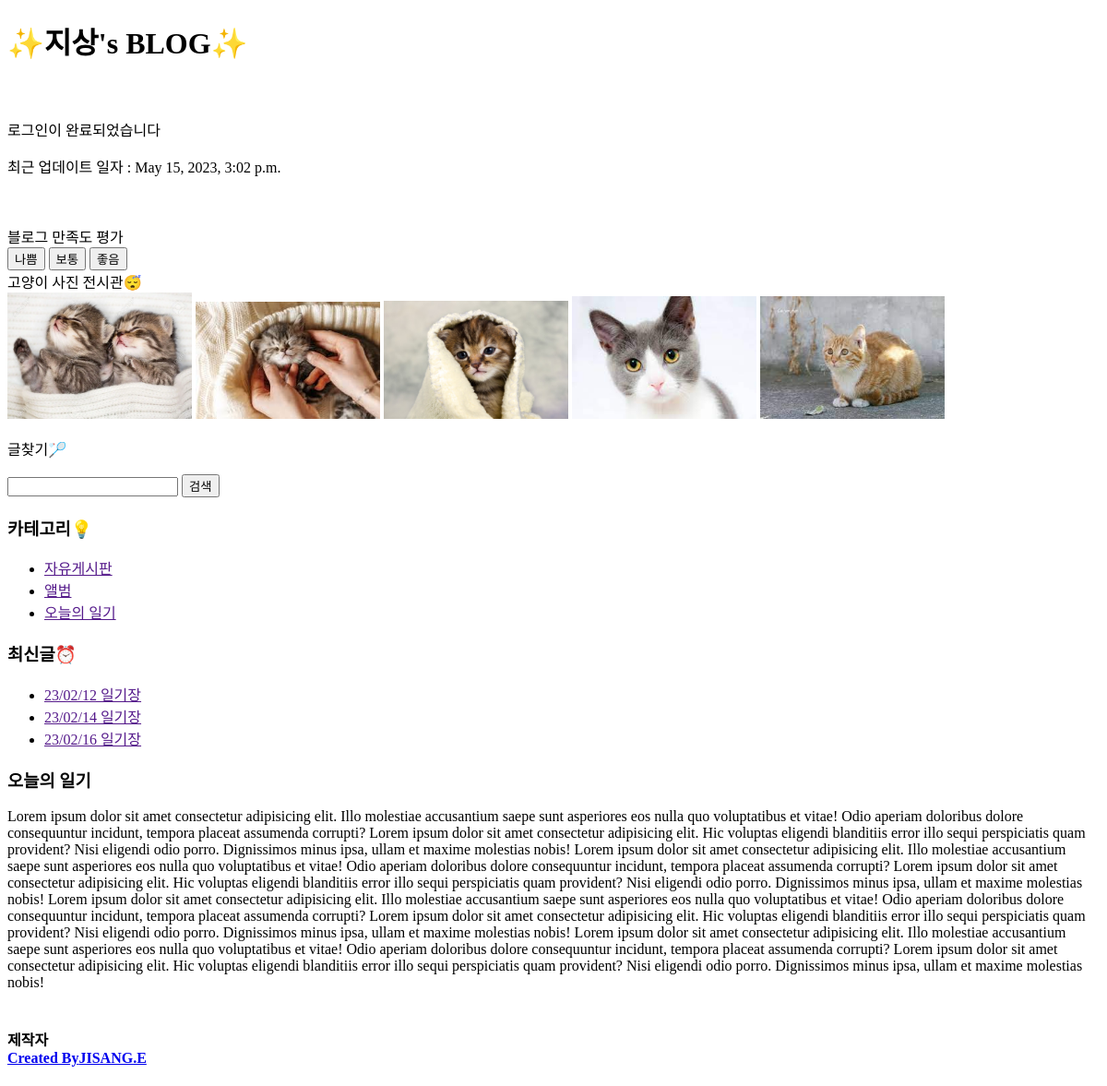
The app's page /detail/2, older data.
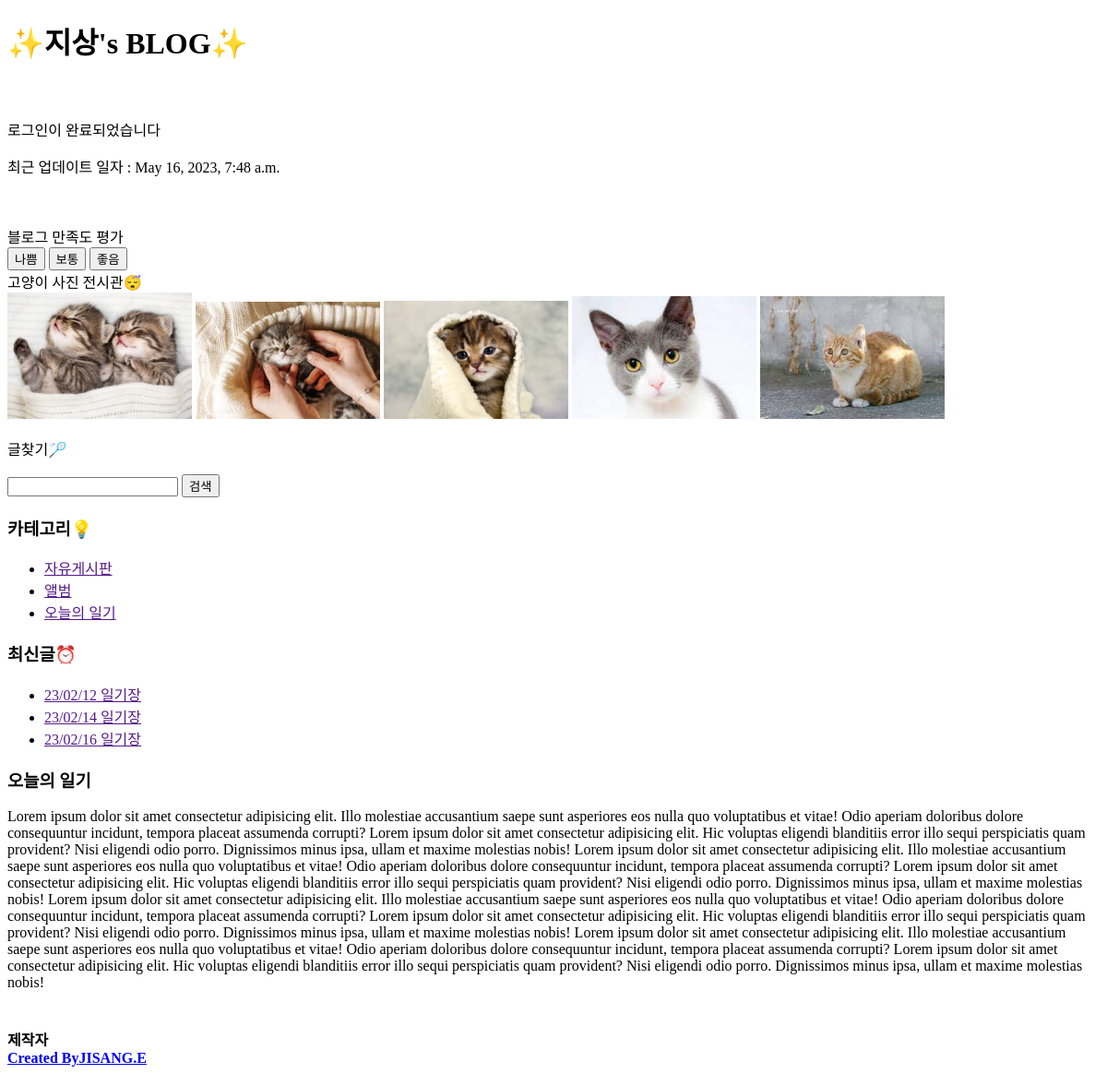
The same page, newer data.
### blog/models.py (models this page shows, shortened)
class Post(models.Model):
    title = models.CharField(max_length=50)
    pub_date = models.DateTimeField()
    body = models.TextField()

### blog/views.py (the view)
# urls.py: path('detail/<int:post_id>', views.detail, name="detail")
def detail(request, post_id):
    post_detail = get_object_or_404(Post, pk = post_id)
    return render(request, "detail.html", {"post_detail":post_detail})

### blog/templates/detail.html (shortened to what this page needs)
{% extends 'nav.html' %}
{% load static %}
{% block content %}
  <p>{{ post_detail.body }}</p>
  <p>최근 업데이트 일자 : {{ post_detail.pub_date }}</p>
  <br><br>
  <div class="fixed-wrapper">
    <div class="fixed-parent">
      <div class="fixed">
        <div class="text-center">블로그 만족도 평가</div>
        <button>나쁨</button>
        <button>보통</button>
        <button>좋음</button>
      </div>
    </div>
  </div>
  <div class="sleep">고양이 사진 전시관😴 <br /></div>
  <div class="cat_img">
    <img src="./아기고양이.webp" alt="아기고양이" width="200px" />
    <img src="./고양이.jfif" alt="고양이" width="200px" />
    <img src="./고양이2.jpg" alt="고양이2" width="200px" />
    <img src="./고양이3.jpg" alt="고양이3" width="200px" />
    <img src="./고양이4.jpg" alt="고양이4" width="200px" />
  </div>
  <div class="top-container">
    <p class="search">글찾기🏸</p>
    <input type="text" class="text-area" />
    <button>검색</button>
  </div>
  <div class="bottom-container">
    <div>
      <h3>카테고리💡</h3>
    </div>
    <ul>
      <li><a href="">자유게시판</a></li>
      <li><a href="">앨범</a></li>
      <li><a href="">오늘의 일기</a></li>
    </ul>
    <div>
      <h3>최신글⏰</h3>
    </div>
    <ul>
      <li><a href="">23/02/12 일기장</a></li>
      <li><a href="">23/02/14 일기장</a></li>
      <li><a href="">23/02/16 일기장</a></li>
    </ul>
    <div>
      <h3>오늘의 일기</h3>
    </div>
    <div>
      Lorem ipsum dolor sit amet consectetur adipisicing elit. Illo molestiae
      accusantium saepe sunt asperiores eos nulla quo voluptatibus et vitae!
      Odio aperiam doloribus dolore consequuntur incidunt, tempora placeat
      assumenda corrupti? Lorem ipsum dolor sit amet consectetur adipisicing
      elit. Hic voluptas eligendi blanditiis error illo sequi perspiciatis
      quam provident? Nisi eligendi odio porro. Dignissimos minus ipsa, ullam
      et maxime molestias nobis! Lorem ipsum dolor sit amet consectetur
      adipisicing elit. Illo molestiae accusantium saepe sunt asperiores eos
      nulla quo voluptatibus et vitae! Odio aperiam doloribus dolore
      consequuntur incidunt, tempora placeat assumenda corrupti? Lorem ipsum
      dolor sit amet consectetur adipisicing elit. Hic voluptas eligendi
      blanditiis error illo sequi perspiciatis quam provident? Nisi eligendi
      odio porro. Dignissimos minus ipsa, ullam et maxime molestias nobis!
      Lorem ipsum dolor sit amet consectetur adipisicing elit. Illo molestiae
      accusantium saepe sunt asperiores eos nulla quo voluptatibus et vitae!
      Odio aperiam doloribus dolore consequuntur incidunt, tempora placeat
      assumenda corrupti? Lorem ipsum dolor sit amet consectetur adipisicing
      elit. Hic voluptas eligendi blanditiis error illo sequi perspiciatis
      quam provident? Nisi eligendi odio porro. Dignissimos minus ipsa, ullam
      et maxime molestias nobis! Lorem ipsum dolor sit amet consectetur
      adipisicing elit. Illo molestiae accusantium saepe sunt asperiores eos
      nulla quo voluptatibus et vitae! Odio aperiam doloribus dolore
      consequuntur incidunt, tempora placeat assumenda corrupti? Lorem ipsum
      dolor sit amet consectetur adipisicing elit. Hic voluptas eligendi
      blanditiis error illo sequi perspiciatis quam provident? Nisi eligendi
      odio porro. Dignissimos minus ipsa, ullam et maxime molestias nobis!
    </div>
    <br />
    <div>
      <h4>
        제작자 <br />
        <a
          href="https://github.com/jisang99?tab=repositories"
          target="_blank"
          class="byname"
          >Created By<span>JISANG.E</span></a
        >
      </h4>
    </div>
  </div>
{% endblock %}

Row changes from the older to the newer data that the page shows:
changed Post "로그인이 완료되었습니다": pub_date "May 15, 2023, 3:02 p.m." → "May 16, 2023, 7:48 a.m."
